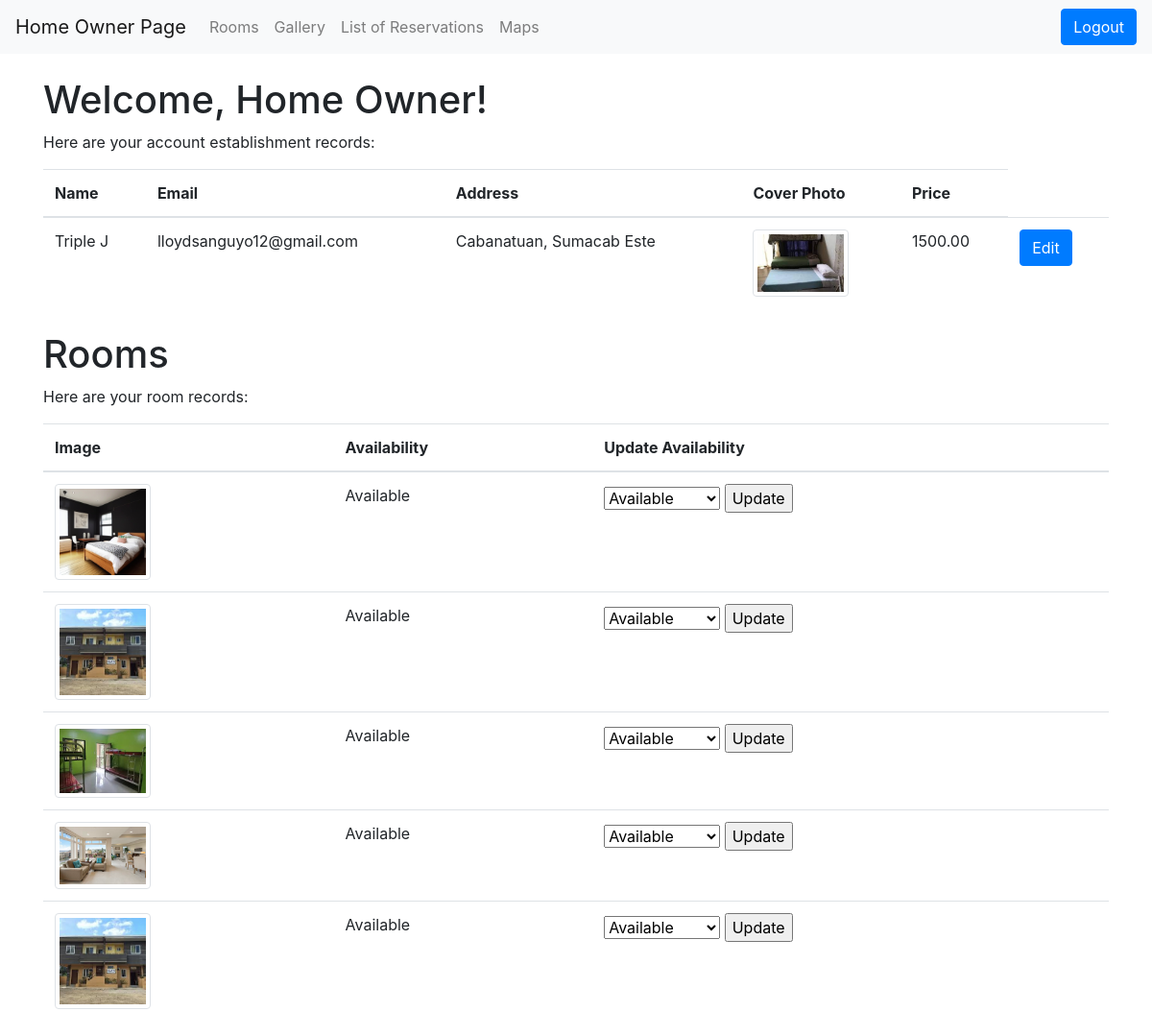
Screenshot of /OriginalFile/home_owner.php (signed in) with the database file from the repository.
### tables this page shows
CREATE TABLE `account_establishment` (
  `id` int(11) NOT NULL,
  `email` varchar(255) NOT NULL,
  `password` varchar(255) NOT NULL,
  `name` varchar(255) NOT NULL,
  `address` varchar(255) DEFAULT NULL,
  `map` text NOT NULL,
  `cover_photo` varchar(255) DEFAULT NULL,
  `price` decimal(10,2) DEFAULT NULL,
  `status` varchar(50) DEFAULT NULL,
  `contact` varchar(11) NOT NULL
);

CREATE TABLE `rooms` (
  `room_id` int(11) NOT NULL,
  `room_name` varchar(30) NOT NULL,
  `description` text DEFAULT NULL,
  `price` decimal(10,2) DEFAULT NULL,
  `availability` enum('Available','Not Available') NOT NULL,
  `establishment_id` int(11) NOT NULL,
  `image_path` varchar(255) NOT NULL,
  `max` int(11) NOT NULL
);

### OriginalFile/home_owner.php (the view, shortened to what this page needs)
<?php
include "connection.php";
$userEmail = $_SESSION['email'];
$account_query = "SELECT * FROM account_establishment WHERE email = ?";
$account_stmt = $con->prepare($account_query);
$account_stmt->bind_param("s", $userEmail);
$account_stmt->execute();
$account_result = $account_stmt->get_result();
$rooms_query = "SELECT rooms.* FROM rooms
                INNER JOIN account_establishment ON rooms.establishment_id = account_establishment.id
                WHERE account_establishment.email = ?";
$rooms_stmt = $con->prepare($rooms_query);
$rooms_stmt->bind_param("s", $userEmail);
$rooms_stmt->execute();
$rooms_result = $rooms_stmt->get_result();
?>
<!DOCTYPE html>
<html>
<head>
    <link href="https://maxcdn.bootstrapcdn.com/bootstrap/4.5.2/css/bootstrap.min.css" rel="stylesheet">
</head>
<body>
    <nav class="navbar navbar-expand-lg navbar-light bg-light">
        <a class="navbar-brand" href="home_owner.php">Home Owner Page</a>
        <div class="collapse navbar-collapse" id="navbarNav">
            <ul class="navbar-nav">
                <li class="nav-item">
                    <a class="nav-link" href="rooms.php">Rooms</a>
                </li>
                <li class="nav-item">
                    <a class="nav-link" href="gallery.php">Gallery</a>
                </li>
                <li class="nav-item">
                    <a class="nav-link" href="reservation-list.php">List of Reservations</a>
                </li>
                <li class="nav-item">
                    <a class="nav-link" href="maps.php">Maps</a>
                </li>
            </ul>
            <ul class="navbar-nav ml-auto">
                <li class="nav-item">
                    <a href="logout.php" class="btn btn-primary">Logout</a>
                </li>
            </ul>
        </div>
    </nav>
    <div class="container mt-4">
        <h1>Welcome, Home Owner!</h1>
        <p>Here are your account establishment records:</p>
        <table class="table">
            <thead>
                <tr>
                    <th>Name</th>
                    <th>Email</th>
                    <th>Address</th>
                    <th>Cover Photo</th>
                    <th>Price</th>
                </tr>
            </thead>
            <tbody>
                <?php while ($row = $account_result->fetch_assoc()) { ?>
                    <tr>
                        <td><?php echo $row['name']; ?></td>
                        <td><?php echo $row['email']; ?></td>
                        <td><?php echo $row['address']; ?></td>
                        <td>
                            <img src="<?php echo $row['cover_photo']; ?>" alt="Cover Photo" width="100" class="img-thumbnail">
                        </td>
                        <td><?php echo $row['price']; ?></td>
                        <td>
                            <a href="edit.php?id=<?php echo $row['id']; ?>" class="btn btn-primary">Edit</a>
                        </td>
                    </tr>
                <?php } ?>
            </tbody>
        </table>
    </div>
    <div class="container mt-4">
        <h1>Rooms</h1>
        <p>Here are your room records:</p>
        <table class="table">
            <thead>
                <tr>
                    <th>Image</th>
                    <th>Availability</th>
                    <th>Update Availability</th>
                </tr>
            </thead>
            <tbody>
                <?php while ($room = $rooms_result->fetch_assoc()) { ?>
                    <tr>
                        <td>
                            <img src="<?php echo $room['image_path']; ?>" alt="Cover Photo" width="100" class="img-thumbnail">
                        </td>
                        <td><?php echo $room['availability']; ?></td>
                        <td>
                            <form method="post">
                                <select name="new_availability">
                                    <option value="Available">Available</option>
                                </select>
                                <input type="submit" name="update_availability" value="Update">
                            </form>
                        </td>
                    </tr>
                <?php } ?>
            </tbody>
        </table>
    </div>
</body>
</html>

### rows the page displays
account_establishment: name "Triple J", email "lloydsanguyo12@gmail.com", address "Cabanatuan, Sumacab Este", cover_photo (picture), price "1500.00"
rooms: image_path (picture), availability "Available"
rooms: image_path (picture), availability "Available"
rooms: image_path (picture), availability "Available"
rooms: image_path (picture), availability "Available"
rooms: image_path (picture), availability "Available"
